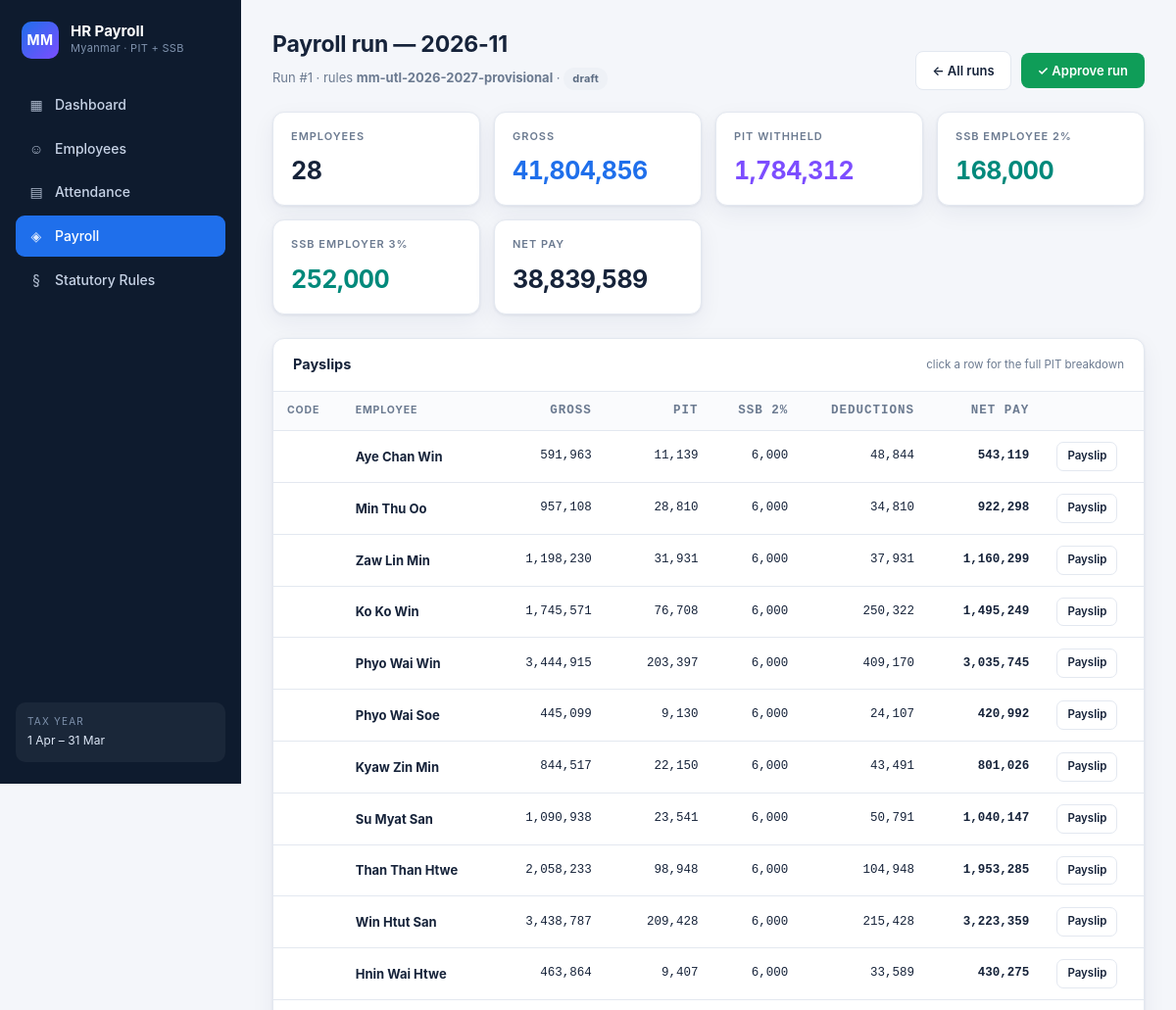
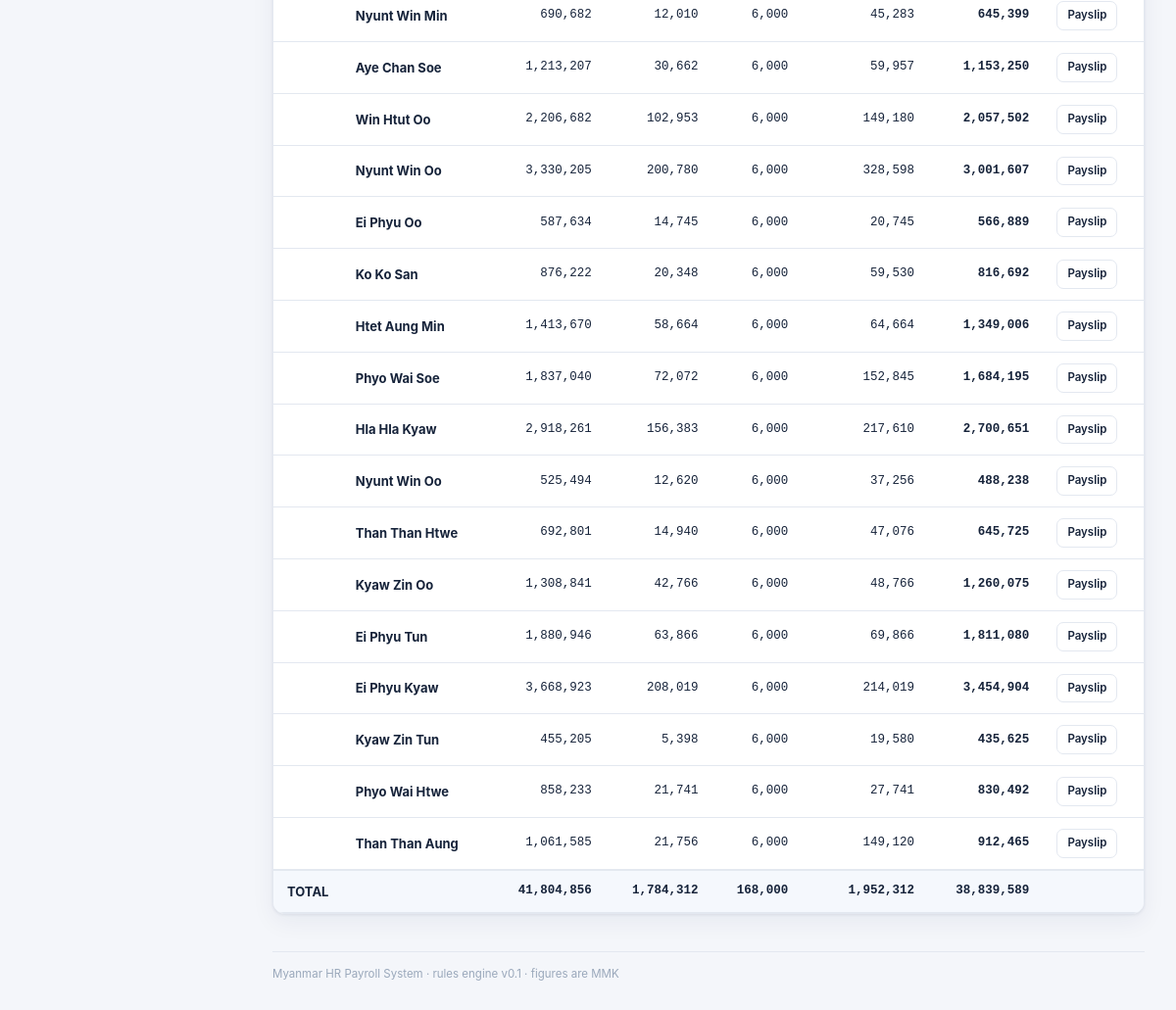
The page /payroll/run/1 on the database its author committed (2 pictures, top to bottom).
### tables this page shows
CREATE TABLE payroll_run (
    id           INTEGER PRIMARY KEY AUTOINCREMENT,
    period       TEXT NOT NULL,
    status       TEXT NOT NULL DEFAULT 'draft'
                 CHECK (status IN ('draft','approved','locked')),
    rule_key     TEXT NOT NULL DEFAULT '',
    created_at   TEXT NOT NULL DEFAULT (datetime('now')),
    approved_at  TEXT,
    notes        TEXT DEFAULT ''
);

CREATE TABLE payslip (
    id              INTEGER PRIMARY KEY AUTOINCREMENT,
    run_id          INTEGER NOT NULL REFERENCES payroll_run(id) ON DELETE CASCADE,
    employee_id     INTEGER NOT NULL REFERENCES employee(id),
    employee_code   TEXT NOT NULL,
    employee_name   TEXT NOT NULL,
    period          TEXT NOT NULL,
    rule_key        TEXT NOT NULL DEFAULT '',
    gross_earnings  TEXT NOT NULL DEFAULT '0',
    total_deductions TEXT NOT NULL DEFAULT '0',
    net_pay         TEXT NOT NULL DEFAULT '0',
    annual_gross    TEXT NOT NULL DEFAULT '0',
    taxable_income  TEXT NOT NULL DEFAULT '0',
    basic_relief    TEXT NOT NULL DEFAULT '0',
    allowances_total TEXT NOT NULL DEFAULT '0',
    pit_annual      TEXT NOT NULL DEFAULT '0',
    pit_monthly     TEXT NOT NULL DEFAULT '0',
    ssb_base        TEXT NOT NULL DEFAULT '0',
    ssb_employee    TEXT NOT NULL DEFAULT '0',
    ssb_employer    TEXT NOT NULL DEFAULT '0',
    reimbursements  TEXT NOT NULL DEFAULT '0',
    breakdown_json  TEXT NOT NULL DEFAULT '[]',
    UNIQUE (run_id, employee_id)
);

### webapp/app.py (the view)
    @app.route("/payroll/run/<int:run_id>")
    def payroll_run_detail(run_id):
        d = get_db()
        run = d.run(run_id)
        if run is None:
            flash("Run not found", "err")
            return redirect(url_for("payroll_runs"))
        slips = d.payslips(run_id)
        totals = {
            "gross": sum(D(s["gross_earnings"]) for s in slips),
            "pit": sum(D(s["pit_monthly"]) for s in slips),
            "ssb_ee": sum(D(s["ssb_employee"]) for s in slips),
            "ssb_er": sum(D(s["ssb_employer"]) for s in slips),
            "net": sum(D(s["net_pay"]) for s in slips),
        }
        return render_template(
            "payroll_run.html", run=run, slips=slips, totals=totals
        )

### payroll/db.py (called while the page is built)
    @contextmanager
    def connect(self) -> Iterator[sqlite3.Connection]:
        conn = sqlite3.connect(self.path)
        conn.row_factory = sqlite3.Row
        conn.execute("PRAGMA foreign_keys = ON")
        try:
            yield conn
            conn.commit()
        except Exception:
            conn.rollback()
            raise
        finally:
            conn.close()

    def query(self, sql: str, params: Iterable[Any] = ()) -> list[dict]:
        with self.connect() as conn:
            rows = conn.execute(sql, tuple(params)).fetchall()
            return [dict(r) for r in rows]

    def one(self, sql: str, params: Iterable[Any] = ()) -> Optional[dict]:
        with self.connect() as conn:
            row = conn.execute(sql, tuple(params)).fetchone()
            return dict(row) if row else None

    def run(self, run_id: int) -> Optional[dict]:
        return self.one("SELECT * FROM payroll_run WHERE id = ?", (run_id,))

    def payslips(self, run_id: int) -> list[dict]:
        return self.query(
            "SELECT * FROM payslip WHERE run_id = ? ORDER BY employee_code", (run_id,)
        )

### payroll/money.py (called while the page is built)
def D(value) -> Decimal:
    if isinstance(value, Decimal):
        return value
    if isinstance(value, bool):
        raise TypeError("bool is not a valid monetary amount")
    if isinstance(value, float):
        raise TypeError(
            "float is not allowed for money; use Decimal or str, "
            f"got {value!r}"
        )
    return Decimal(str(value))

### webapp/app.py (called while the page is built)
def _fmt_mmk(value) -> str:
    try:
        n = int(D(value))
    except Exception:
        return str(value)
    return f"{n:,}"

### webapp/templates/payroll_run.html (shortened to what this page needs)
{% extends "base.html" %}
{% block content %}
<div class="page-head">
  <div>
    <h1 class="page-title">Payroll run — {{ run.period }}</h1>
    <div class="page-sub">
      Run #{{ run.id }} · rules <strong>{{ run.rule_key }}</strong> ·
      <span class="badge badge-{{ run.status }}">{{ run.status }}</span>
    </div>
  </div>
  <div class="toolbar">
    <a class="btn btn-ghost" href="{{ url_for('payroll_runs') }}">← All runs</a>
    {% if run.status == 'draft' %}
    <form method="post" action="{{ url_for('payroll_run_status', run_id=run.id) }}">
      <button class="btn btn-ok" type="submit">✓ Approve run</button>
    </form>
    {% elif run.status == 'approved' %}
    <form method="post" action="{{ url_for('payroll_run_status', run_id=run.id) }}">
      <input type="hidden" name="status" value="locked">
      <button class="btn btn-danger" type="submit">🔒 Lock run</button>
    </form>
    {% endif %}
  </div>
</div>
<div class="kpi-grid">
  <div class="kpi"><div class="kpi-label">Employees</div>
    <div class="kpi-value">{{ slips|length }}</div></div>
  <div class="kpi accent"><div class="kpi-label">Gross</div>
    <div class="kpi-value">{{ totals.gross|mmk }}</div></div>
  <div class="kpi pit"><div class="kpi-label">PIT withheld</div>
    <div class="kpi-value">{{ totals.pit|mmk }}</div></div>
  <div class="kpi ssb"><div class="kpi-label">SSB employee 2%</div>
    <div class="kpi-value">{{ totals.ssb_ee|mmk }}</div></div>
  <div class="kpi ssb"><div class="kpi-label">SSB employer 3%</div>
    <div class="kpi-value">{{ totals.ssb_er|mmk }}</div></div>
  <div class="kpi"><div class="kpi-label">Net pay</div>
    <div class="kpi-value">{{ totals.net|mmk }}</div></div>
</div>
<section class="panel">
  <div class="panel-head">
    <h2 class="panel-title">Payslips</h2>
    <span class="small muted">click a row for the full PIT breakdown</span>
  </div>
  <div class="scroll-x">
    <table>
      <thead><tr>
        <th>Code</th><th>Employee</th><th class="num">Gross</th>
        <th class="num">PIT</th><th class="num">SSB 2%</th><th class="num">Deductions</th>
        <th class="num">Net pay</th><th></th>
      </tr></thead>
      <tbody>
      {% for s in slips %}
        <tr>
          <td class="num">{{ s.employee_code }}</td>
          <td><strong>{{ s.employee_name }}</strong></td>
          <td class="num">{{ s.gross_earnings|mmk }}</td>
          <td class="num">{{ s.pit_monthly|mmk }}</td>
          <td class="num">{{ s.ssb_employee|mmk }}</td>
          <td class="num">{{ s.total_deductions|mmk }}</td>
          <td class="num"><strong>{{ s.net_pay|mmk }}</strong></td>
          <td><a class="btn btn-ghost btn-sm" href="{{ url_for('payslip_detail', slip_id=s.id) }}">Payslip</a></td>
        </tr>
      {% else %}
        <tr><td colspan="8" class="empty">No payslips in this run.</td></tr>
      {% endfor %}
      </tbody>
      {% if slips %}
      <tfoot class="tfoot">
        <tr>
          <td colspan="2">TOTAL</td>
          <td class="num">{{ totals.gross|mmk }}</td>
          <td class="num">{{ totals.pit|mmk }}</td>
          <td class="num">{{ totals.ssb_ee|mmk }}</td>
          <td class="num">{{ (totals.pit + totals.ssb_ee)|mmk }}</td>
          <td class="num">{{ totals.net|mmk }}</td>
          <td></td>
        </tr>
      </tfoot>
      {% endif %}
    </table>
  </div>
</section>
{% endblock %}

### webapp/static/style.css (style rules this page uses)
:root { --bg:#f4f6fa; --panel:#ffffff; --ink:#16233a; --muted:#6b7a90; --line:#e3e8f0; --brand:#1f6feb; --brand-ink:#0b3f8f; --ok:#0f9d58; --warn:#c47f00; --err:#c62828; --pit:#7c4dff; --ssb:#00897b; --net:#1f6feb; --radius:12px; --shadow:0 1px 3px rgba(20,40,80,.08),0 8px 24px rgba(20,40,80,.06); --mono:"SFMono-Regular",Consolas,"Liberation Mono",Menlo,monospace; }
* { box-sizing:border-box }
html,body { margin:0;padding:0 }
body { background:var(--bg); color:var(--ink); font:14px/1.55 -apple-system,BlinkMacSystemFont,"Segoe UI",Roboto, "Noto Sans Myanmar","Padauk",Helvetica,Arial,sans-serif; -webkit-font-smoothing:antialiased; }
a { color:var(--brand);text-decoration:none }
.page-head { display:flex;justify-content:space-between;align-items:flex-end;gap:16px;margin-bottom:22px;flex-wrap:wrap }
.page-title { font-size:23px;font-weight:680;letter-spacing:-.2px;margin:0 }
.page-sub { color:var(--muted);font-size:13px;margin-top:5px }
.kpi-grid { display:grid;grid-template-columns:repeat(auto-fit,minmax(196px,1fr));gap:14px;margin-bottom:24px }
.kpi { background:var(--panel);border:1px solid var(--line);border-radius:var(--radius); padding:16px 18px;box-shadow:var(--shadow); }
.kpi-label { font-size:11px;letter-spacing:.09em;text-transform:uppercase;color:var(--muted);font-weight:600 }
.kpi-value { font-size:25px;font-weight:700;letter-spacing:-.5px;margin-top:7px;font-variant-numeric:tabular-nums }
.kpi.accent .kpi-value { color:var(--brand) }
.kpi.pit .kpi-value { color:var(--pit) }
.kpi.ssb .kpi-value { color:var(--ssb) }
.panel { background:var(--panel);border:1px solid var(--line);border-radius:var(--radius); box-shadow:var(--shadow);margin-bottom:22px;overflow:hidden; }
.panel-head { padding:15px 20px;border-bottom:1px solid var(--line);display:flex;justify-content:space-between;align-items:center;gap:12px;flex-wrap:wrap }
.panel-title { font-size:14.5px;font-weight:650;margin:0 }
table { width:100%;border-collapse:collapse;font-size:13px }
th { text-align:left;font-size:10.5px;letter-spacing:.08em;text-transform:uppercase; color:var(--muted);font-weight:650;padding:10px 14px;border-bottom:1px solid var(--line); background:#fafbfd;white-space:nowrap; }
td { padding:11px 14px;border-bottom:1px solid var(--line);vertical-align:middle }
tbody tr:last-child td { border-bottom:none }
.num { text-align:right;font-variant-numeric:tabular-nums;font-family:var(--mono);font-size:12.5px }
.tfoot td { font-weight:680;background:#f5f8fd;border-top:2px solid var(--line) }
.muted { color:var(--muted) }
.small { font-size:11.5px }
.badge { display:inline-flex;align-items:center;gap:5px;padding:3px 9px;border-radius:20px; font-size:11px;font-weight:650;letter-spacing:.02em;white-space:nowrap; }
.badge-draft { background:#eef1f6;color:#5b6b82 }
.btn { display:inline-flex;align-items:center;gap:7px;padding:9px 16px;border-radius:8px; border:1px solid transparent;font-size:13px;font-weight:600;cursor:pointer; font-family:inherit;transition:filter .15s,background .15s; }
.btn-ghost { background:#fff;color:var(--ink);border-color:var(--line) }
.btn-ok { background:var(--ok);color:#fff }
.btn-sm { padding:5px 10px;font-size:11.5px;border-radius:7px }
.toolbar { display:flex;gap:10px;align-items:center;flex-wrap:wrap }
.scroll-x { overflow-x:auto }

### rows shown on the page
payroll_run: period "2026-11", id "1", rule_key "mm-utl-2026-2027-provisional", status "draft"
payslip: employee_name "Aye Chan Win", gross_earnings|mmk "591,963", pit_monthly|mmk "11,139", ssb_employee|mmk "6,000", total_deductions|mmk "48,844", net_pay|mmk "543,119"
payslip: employee_name "Min Thu Oo", gross_earnings|mmk "957,108", pit_monthly|mmk "28,810", ssb_employee|mmk "6,000", total_deductions|mmk "34,810", net_pay|mmk "922,298"
payslip: employee_name "Zaw Lin Min", gross_earnings|mmk "1,198,230", pit_monthly|mmk "31,931", ssb_employee|mmk "6,000", total_deductions|mmk "37,931", net_pay|mmk "1,160,299"
payslip: employee_name "Ko Ko Win", gross_earnings|mmk "1,745,571", pit_monthly|mmk "76,708", ssb_employee|mmk "6,000", total_deductions|mmk "250,322", net_pay|mmk "1,495,249"
payslip: employee_name "Phyo Wai Win", gross_earnings|mmk "3,444,915", pit_monthly|mmk "203,397", ssb_employee|mmk "6,000", total_deductions|mmk "409,170", net_pay|mmk "3,035,745"
payslip: employee_name "Phyo Wai Soe", gross_earnings|mmk "445,099", pit_monthly|mmk "9,130", ssb_employee|mmk "6,000", total_deductions|mmk "24,107", net_pay|mmk "420,992"
payslip: employee_name "Kyaw Zin Min", gross_earnings|mmk "844,517", pit_monthly|mmk "22,150", ssb_employee|mmk "6,000", total_deductions|mmk "43,491", net_pay|mmk "801,026"
payslip: employee_name "Su Myat San", gross_earnings|mmk "1,090,938", pit_monthly|mmk "23,541", ssb_employee|mmk "6,000", total_deductions|mmk "50,791", net_pay|mmk "1,040,147"
payslip: employee_name "Than Than Htwe", gross_earnings|mmk "2,058,233", pit_monthly|mmk "98,948", ssb_employee|mmk "6,000", total_deductions|mmk "104,948", net_pay|mmk "1,953,285"
payslip: employee_name "Win Htut San", gross_earnings|mmk "3,438,787", pit_monthly|mmk "209,428", ssb_employee|mmk "6,000", total_deductions|mmk "215,428", net_pay|mmk "3,223,359"
payslip: employee_name "Hnin Wai Htwe", gross_earnings|mmk "463,864", pit_monthly|mmk "9,407", ssb_employee|mmk "6,000", total_deductions|mmk "33,589", net_pay|mmk "430,275"
payslip: employee_name "Nyunt Win Min", gross_earnings|mmk "690,682", pit_monthly|mmk "12,010", ssb_employee|mmk "6,000", total_deductions|mmk "45,283", net_pay|mmk "645,399"
payslip: employee_name "Aye Chan Soe", gross_earnings|mmk "1,213,207", pit_monthly|mmk "30,662", ssb_employee|mmk "6,000", total_deductions|mmk "59,957", net_pay|mmk "1,153,250"
payslip: employee_name "Win Htut Oo", gross_earnings|mmk "2,206,682", pit_monthly|mmk "102,953", ssb_employee|mmk "6,000", total_deductions|mmk "149,180", net_pay|mmk "2,057,502"
payslip: employee_name "Nyunt Win Oo", gross_earnings|mmk "3,330,205", pit_monthly|mmk "200,780", ssb_employee|mmk "6,000", total_deductions|mmk "328,598", net_pay|mmk "3,001,607"
payslip: employee_name "Ei Phyu Oo", gross_earnings|mmk "587,634", pit_monthly|mmk "14,745", ssb_employee|mmk "6,000", total_deductions|mmk "20,745", net_pay|mmk "566,889"
payslip: employee_name "Ko Ko San", gross_earnings|mmk "876,222", pit_monthly|mmk "20,348", ssb_employee|mmk "6,000", total_deductions|mmk "59,530", net_pay|mmk "816,692"
payslip: employee_name "Htet Aung Min", gross_earnings|mmk "1,413,670", pit_monthly|mmk "58,664", ssb_employee|mmk "6,000", total_deductions|mmk "64,664", net_pay|mmk "1,349,006"
payslip: employee_name "Phyo Wai Soe", gross_earnings|mmk "1,837,040", pit_monthly|mmk "72,072", ssb_employee|mmk "6,000", total_deductions|mmk "152,845", net_pay|mmk "1,684,195"
payslip: employee_name "Hla Hla Kyaw", gross_earnings|mmk "2,918,261", pit_monthly|mmk "156,383", ssb_employee|mmk "6,000", total_deductions|mmk "217,610", net_pay|mmk "2,700,651"
payslip: employee_name "Nyunt Win Oo", gross_earnings|mmk "525,494", pit_monthly|mmk "12,620", ssb_employee|mmk "6,000", total_deductions|mmk "37,256", net_pay|mmk "488,238"
payslip: employee_name "Than Than Htwe", gross_earnings|mmk "692,801", pit_monthly|mmk "14,940", ssb_employee|mmk "6,000", total_deductions|mmk "47,076", net_pay|mmk "645,725"
payslip: employee_name "Kyaw Zin Oo", gross_earnings|mmk "1,308,841", pit_monthly|mmk "42,766", ssb_employee|mmk "6,000", total_deductions|mmk "48,766", net_pay|mmk "1,260,075"
payslip: employee_name "Ei Phyu Tun", gross_earnings|mmk "1,880,946", pit_monthly|mmk "63,866", ssb_employee|mmk "6,000", total_deductions|mmk "69,866", net_pay|mmk "1,811,080"
payslip: employee_name "Ei Phyu Kyaw", gross_earnings|mmk "3,668,923", pit_monthly|mmk "208,019", ssb_employee|mmk "6,000", total_deductions|mmk "214,019", net_pay|mmk "3,454,904"
payslip: employee_name "Kyaw Zin Tun", gross_earnings|mmk "455,205", pit_monthly|mmk "5,398", ssb_employee|mmk "6,000", total_deductions|mmk "19,580", net_pay|mmk "435,625"
payslip: employee_name "Phyo Wai Htwe", gross_earnings|mmk "858,233", pit_monthly|mmk "21,741", ssb_employee|mmk "6,000", total_deductions|mmk "27,741", net_pay|mmk "830,492"
payslip: employee_name "Than Than Aung", gross_earnings|mmk "1,061,585", pit_monthly|mmk "21,756", ssb_employee|mmk "6,000", total_deductions|mmk "149,120", net_pay|mmk "912,465"

### other values the page prints
{{ slips|length }} "28"
{{ totals.gross|mmk }} "41,804,856"
{{ totals.pit|mmk }} "1,784,312"
{{ totals.ssb_ee|mmk }} "168,000"
{{ totals.ssb_er|mmk }} "252,000"
{{ totals.net|mmk }} "38,839,589"
{{ (totals.pit + totals.ssb_ee)|mmk }} "1,952,312"
{{ version|default('0.1') }} "0.1"
